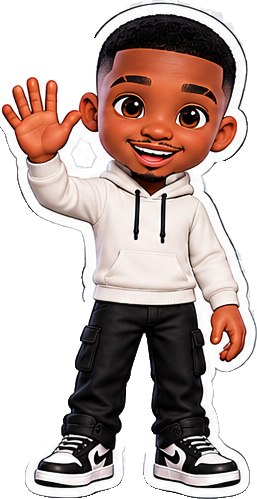
#> input picture mascotte/coucou.png, 257 x 499 px, given in place of v3-s1.png, which was not available
$ python animation-mascotte.py ../mascotte
#> lines starting #> are read from the running program, lines starting #| are printed output that depends on the picture; after the words box and inside, x2 and y2 are one past the last pixel; in counts of white or black regions, pixels touching at a corner belong together
"""Aken short with the animated mascot: frames, voice mix, mascot overlay strip."""
import sys, wave, math
import numpy as np
from PIL import Image, ImageFilter, ImageDraw

ROOT = sys.argv[1]
VIS, MAS, VOICE, OUT = f"{ROOT}/visuals", f"{ROOT}/mascotte", f"{ROOT}/voice/gilles", f"{ROOT}/anim"
FPS, TOTAL, W, H = 30, 23.5, 1080, 1920
STRIP_Y, STRIP_H = 1320, 600

# 1. Background frames: blurred cover + slide at 80 % on top
for index in range(1, 5):
    slide = Image.open(f"{VIS}/out/v3-s{index}.png").convert("RGB")
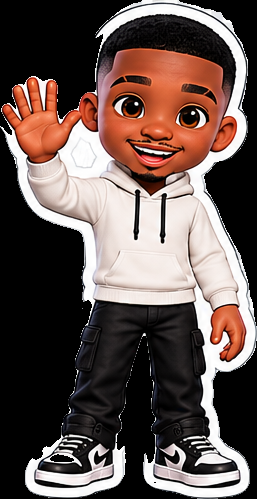
#> slide: PIL image 257x499 RGB; mean R, G, B 100.5, 83.8, 79
    cover = slide.resize((W, int(slide.height * W / slide.width))).resize((W, H))
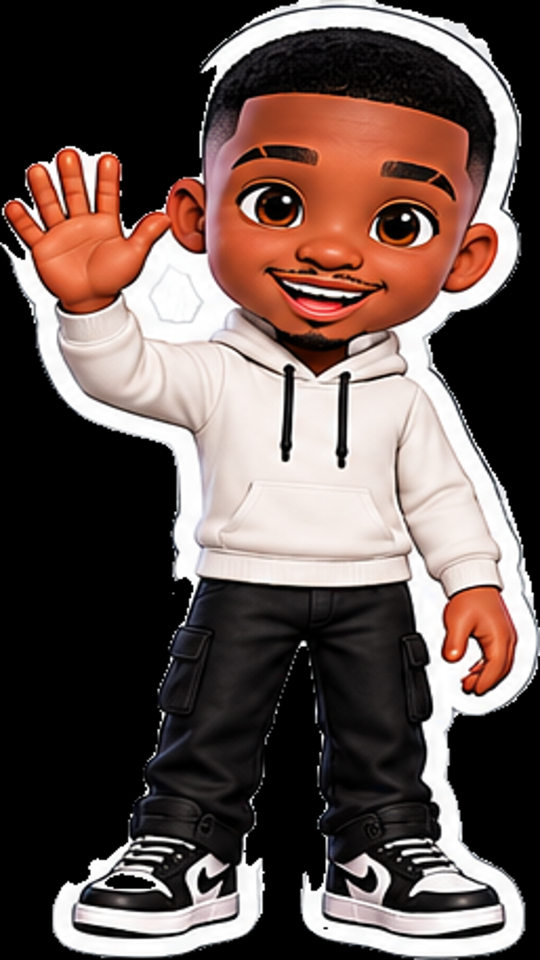
#> cover: PIL image 1080x1920 RGB (shown at 1/2 size); mean R, G, B 100.5, 83.8, 79.1
    background = cover.filter(ImageFilter.GaussianBlur(45)).point(lambda value: int(value * 0.4))
    small = slide.resize((864, 1080), Image.LANCZOS)
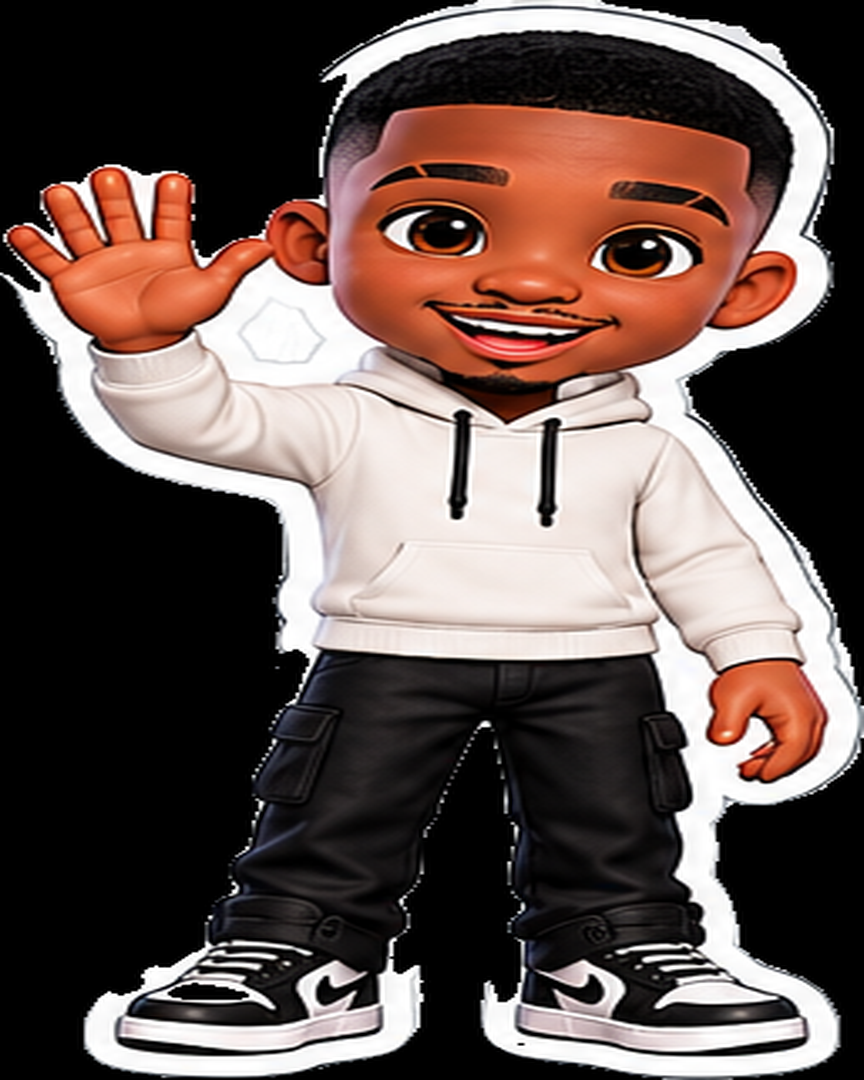
#> small: PIL image 864x1080 RGB; mean R, G, B 100.6, 83.9, 79.2
    mask = Image.new("L", small.size, 0)
#> mask: PIL image 864x1080 L; every value is 0
    ImageDraw.Draw(mask).rounded_rectangle((0, 0, *small.size), 36, fill=255)
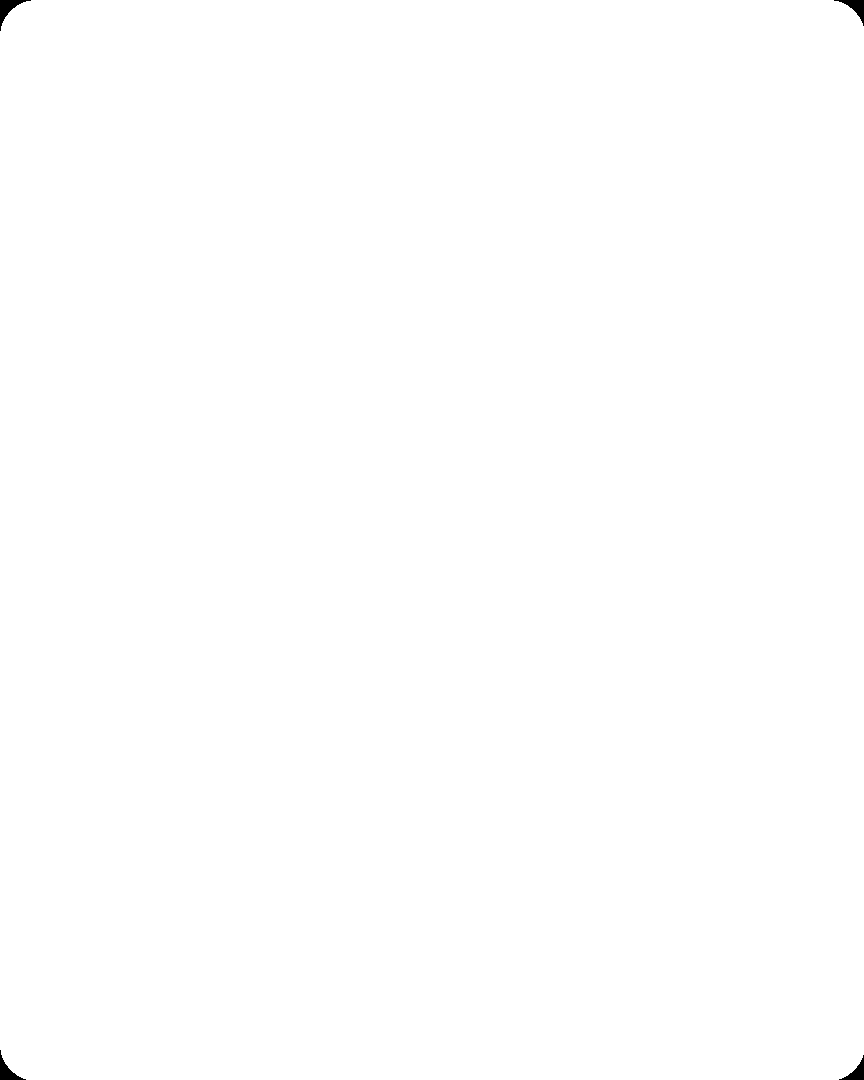
#> mask: PIL image 864x1080 L; 99.9% white; 4 black regions, box (x1, y1, x2, y2) and area: (0, 0, 31, 31) 287, (834, 0, 864, 26) 256, (0, 1050, 26, 1080) 256, (839, 1055, 864, 1080) 226
    shadow = Image.new("L", (W, H), 0)
#> shadow: PIL image 1080x1920 L; every value is 0
    ImageDraw.Draw(shadow).rounded_rectangle((108, 250, 972, 1350), 40, fill=170)
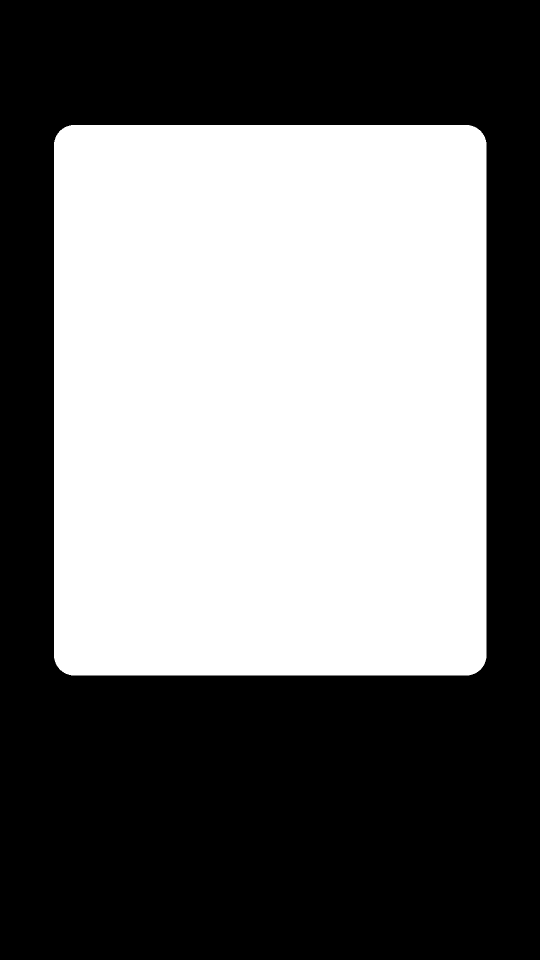
#> shadow: PIL image 1080x1920 L (shown at 1/2 size); values 0 (black) and 170 (white), 45.9% white; 1 white region, box (x1, y1, x2, y2) and area: (108, 250, 973, 1351) 950949
    background.paste((0, 0, 0), (0, 0), shadow.filter(ImageFilter.GaussianBlur(30)))
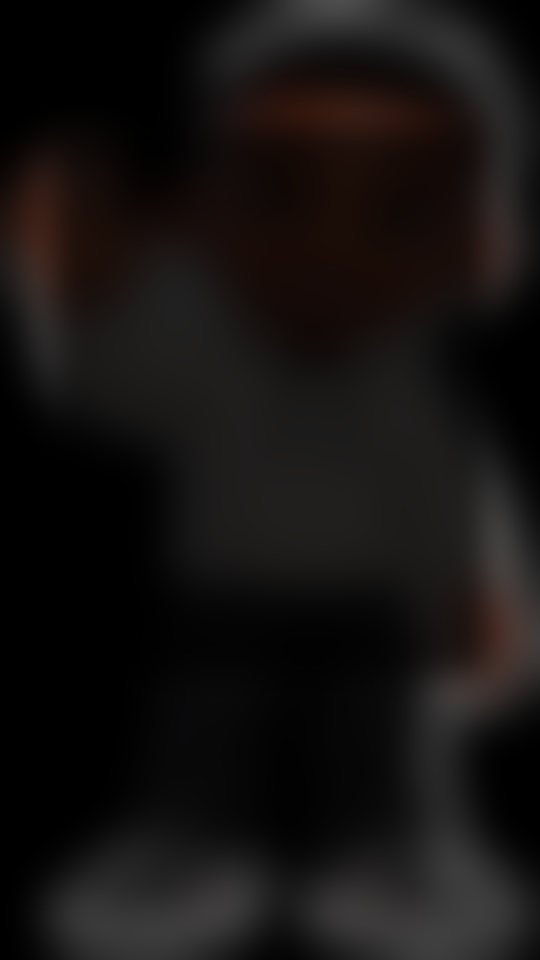
#> background: PIL image 1080x1920 RGB (shown at 1/2 size); mean R, G, B 21.5, 18.5, 17.7
    background.paste(small, (108, 230), mask)
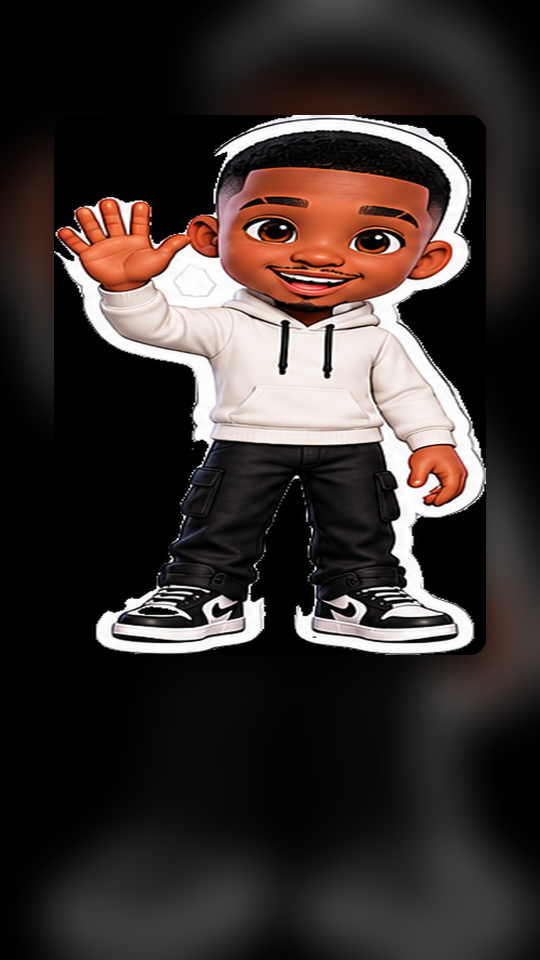
#> background: PIL image 1080x1920 RGB (shown at 1/2 size); mean R, G, B 57.2, 48.7, 46.4
    background.save(f"{OUT}/bg{index}.png")
#> pass 2 of the loop `for index in range(1, 5):`:
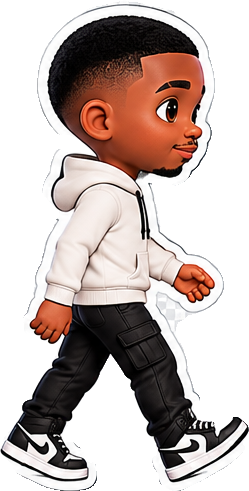
#> input picture mascotte/marche1.png, 249 x 491 px, given in place of v3-s2.png, which was not available
#> slide: PIL image 249x491 RGB
#> `small = slide.resize((864, 1080), Image.LANCZOS)`:
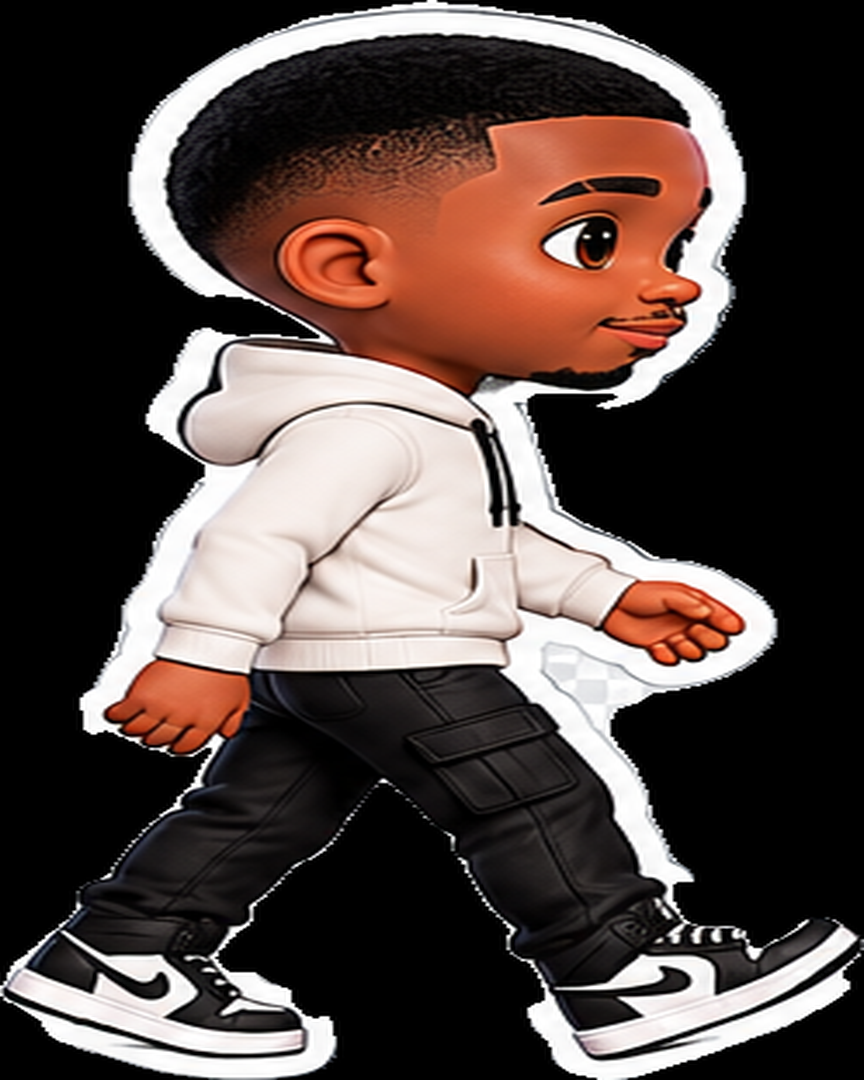
#> small: PIL image 864x1080 RGB; mean R, G, B 84, 70.8, 66.9
#> `background.paste(small, (108, 230), mask)`:
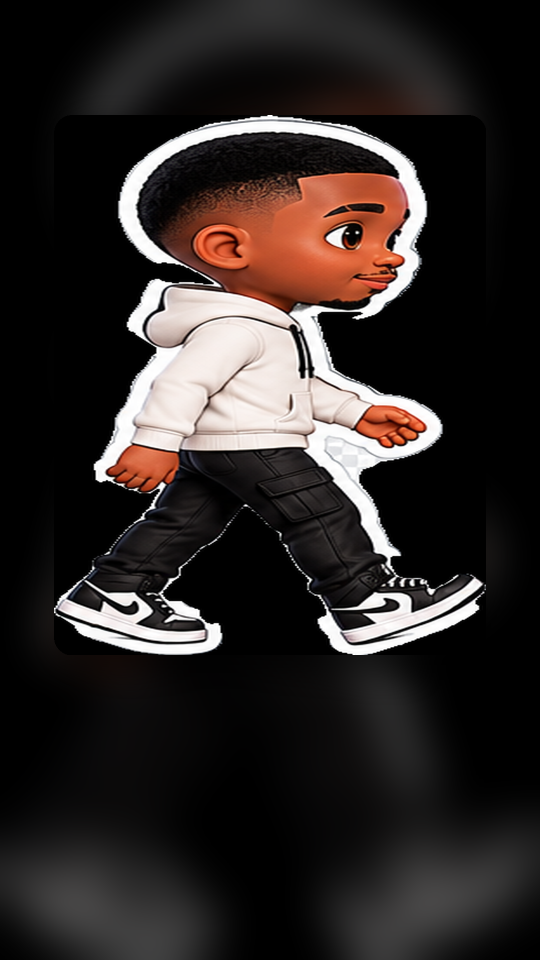
#> background: PIL image 1080x1920 RGB (shown at 1/2 size); mean R, G, B 46.1, 39.9, 38.1
#> (the run stopped early here; a loop or call above may not have finished)
